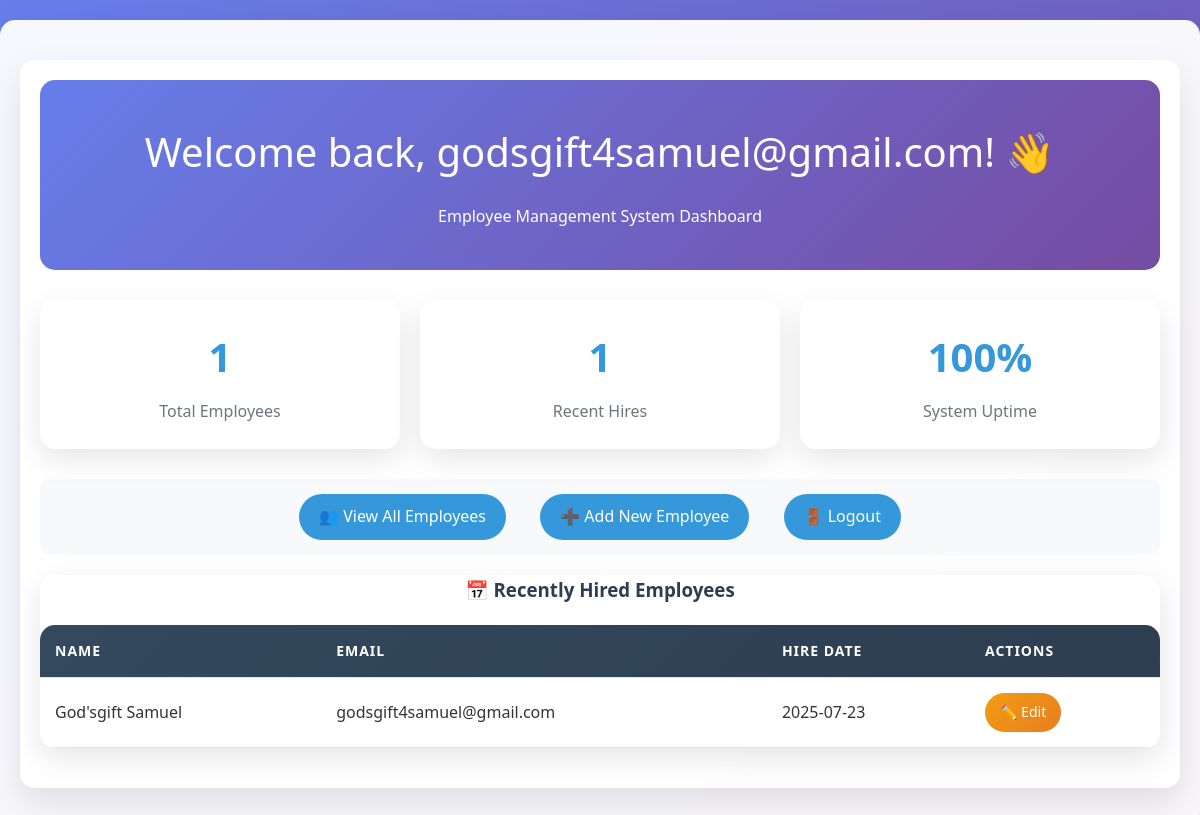
Page /dashboard (signed in) on the earlier database version.
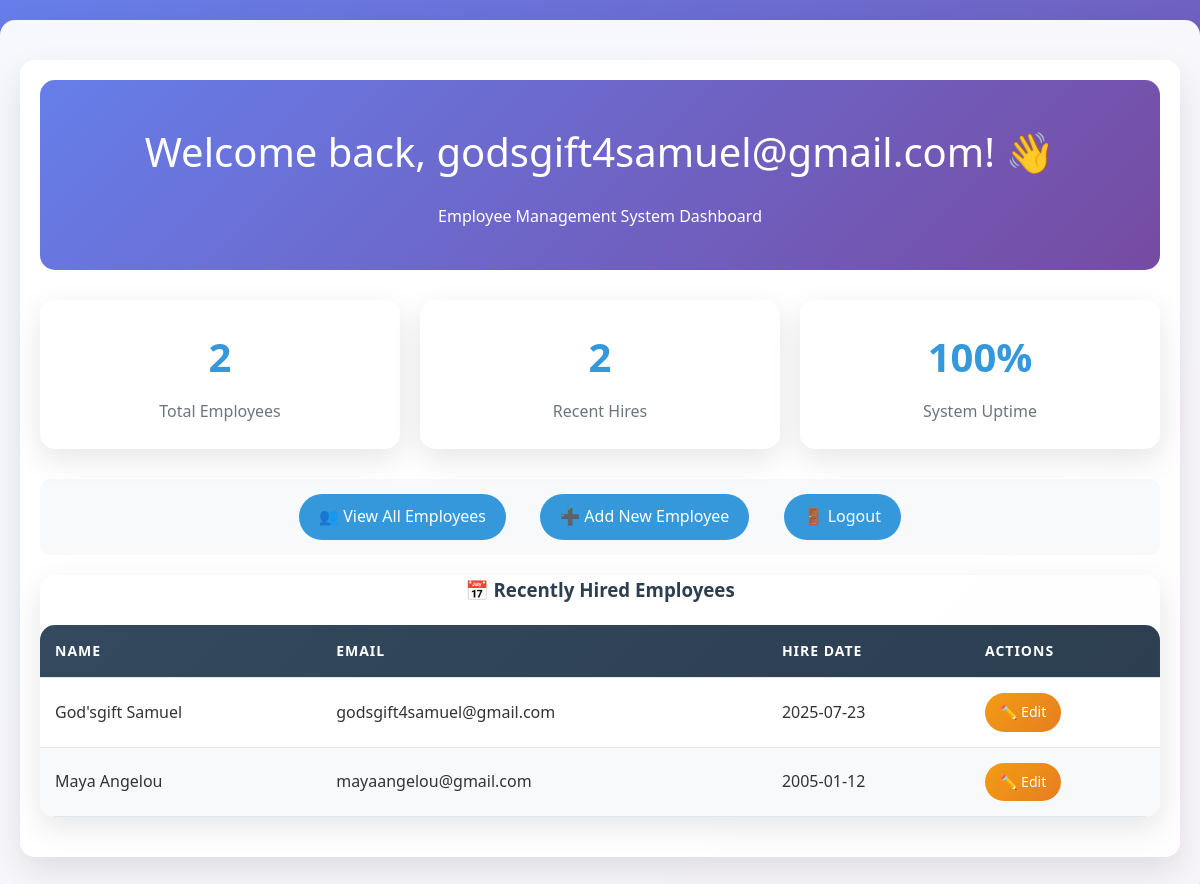
Same page on the later database version.
### app.py (models this page shows, shortened)
class User(db.Model, UserMixin):
    id = db.Column(db.Integer, primary_key=True)
    username = db.Column(db.String(20), unique=True, nullable=False)
    email = db.Column(db.String(120), unique=True, nullable=False)
    password_hash = db.Column(db.String(128), nullable=False)

class Employee(db.Model):
    id = db.Column(db.Integer, primary_key=True)
    first_name = db.Column(db.String(100), nullable=False)
    last_name = db.Column(db.String(100), nullable=False)
    email = db.Column(db.String(120), unique=True, nullable=False)
    phone = db.Column(db.String(20), nullable=False)
    hire_date = db.Column(db.DateTime, nullable=False, default=datetime.utcnow)

### app.py (the view)
@app.route("/dashboard")
@login_required
def dashboard():
    total_employees = Employee.query.count()
    recent_employees = Employee.query.order_by(Employee.hire_date.desc()).limit(5).all()
    return render_template("dashboard.html",
                           total_employees=total_employees,
                           recent_employees=recent_employees)

### app.py (called while the page is built)
@login_manager.user_loader
def load_user(user_id):
    return User.query.get(int(user_id))

### templates/dashboard.html (shortened to what this page needs)
{% extends "base.html" %}
{% block content %}
<div class="container">
    <div class="dashboard-welcome">
        <h1>Welcome back, {{ current_user.username }}! 👋</h1>
        <p>Employee Management System Dashboard</p>
    </div>
    <div class="stats-grid">
        <div class="stat-card">
            <div class="stat-number">{{ total_employees }}</div>
            <div class="stat-label">Total Employees</div>
        </div>
        <div class="stat-card">
            <div class="stat-number">{{ recent_employees|length }}</div>
            <div class="stat-label">Recent Hires</div>
        </div>
        <div class="stat-card">
            <div class="stat-number">100%</div>
            <div class="stat-label">System Uptime</div>
        </div>
    </div>
    <div class="nav-links">
        <a href="/employees" class="btn btn-success">👥 View All Employees</a>
        <a href="/add_employee" class="btn">➕ Add New Employee</a>
        <a href="/logout" class="btn btn-danger">🚪 Logout</a>
    </div>
    {% if recent_employees %}
    <div class="table-container">
        <h3 style="margin-bottom: 20px; color: #2c3e50;">📅 Recently Hired Employees</h3>
        <table>
            <thead>
                <tr>
                    <th>Name</th>
                    <th>Email</th>
                    <th>Hire Date</th>
                    <th>Actions</th>
                </tr>
            </thead>
            <tbody>
                {% for employee in recent_employees %}
                <tr>
                    <td>{{ employee.first_name }} {{ employee.last_name }}</td>
                    <td>{{ employee.email }}</td>
                    <td>{{ employee.hire_date.strftime("%Y-%m-%d") }}</td>
                    <td>
                        <div class="action-buttons">
                            <a href="/edit_employee/{{ employee.id }}" class="edit-btn">✏️ Edit</a>
                        </div>
                    </td>
                </tr>
                {% endfor %}
            </tbody>
        </table>
    </div>
    {% else %}
    <div class="empty-state">
        <h3>No employees yet</h3>
        <p>Start building your team by adding your first employee!</p>
        <a href="/add_employee" class="btn btn-success">➕ Add Your First Employee</a>
    </div>
    {% endif %}
</div>
{% endblock %}

### templates/base.html (shortened to what this page needs)
<!DOCTYPE html>
<html lang="en">
<head>
    <link rel="stylesheet" href="{{ url_for('static', filename='style.css') }}">
</head>
<body>
    <div class="container">
        {% block content %}{% endblock %}
    </div>
</body>
</html>

### static/style.css (style rules this page uses)
* { margin: 0; padding: 0; box-sizing: border-box; }
body { font-family: 'Segoe UI', Tahoma, Geneva, Verdana, sans-serif; line-height: 1.6; color: #333; background: linear-gradient(135deg, #667eea 0%, #764ba2 100%); min-height: 100vh; }
.container { max-width: 1200px; margin: 0 auto; padding: 20px; background: rgba(255, 255, 255, 0.95); border-radius: 15px; box-shadow: 0 15px 35px rgba(0, 0, 0, 0.1); margin-top: 20px; margin-bottom: 20px; }
h1, h2, h3 { color: #2c3e50; margin-bottom: 20px; text-align: center; }
h1 { font-size: 2.5em; font-weight: 300; border-bottom: 3px solid #3498db; padding-bottom: 10px; }
.nav-links { text-align: center; margin: 20px 0; padding: 15px; background: #f8f9fa; border-radius: 10px; }
.nav-links a { display: inline-block; margin: 0 15px; padding: 10px 20px; background: #3498db; color: white; text-decoration: none; border-radius: 25px; transition: all 0.3s ease; font-weight: 500; }
button, .btn { background: linear-gradient(135deg, #3498db, #2980b9); color: white; padding: 12px 30px; border: none; border-radius: 25px; cursor: pointer; font-size: 16px; font-weight: 600; transition: all 0.3s ease; text-decoration: none; display: inline-block; margin: 5px; }
.btn-danger { background: linear-gradient(135deg, #e74c3c, #c0392b); }
.btn-success { background: linear-gradient(135deg, #27ae60, #229954); }
.table-container { overflow-x: auto; margin: 20px 0; border-radius: 15px; box-shadow: 0 10px 30px rgba(0, 0, 0, 0.1); }
table { width: 100%; border-collapse: collapse; background: white; border-radius: 15px; overflow: hidden; }
thead { background: linear-gradient(135deg, #34495e, #2c3e50); color: white; }
th, td { padding: 15px; text-align: left; border-bottom: 1px solid #e1e8ed; }
th { font-weight: 600; font-size: 14px; text-transform: uppercase; letter-spacing: 1px; }
tbody tr { transition: all 0.3s ease; }
tbody tr:nth-child(even) { background: #f8f9fa; }
.action-buttons { display: flex; gap: 10px; align-items: center; }
.action-buttons a, .action-buttons button { padding: 8px 15px; font-size: 14px; border-radius: 20px; text-decoration: none; border: none; cursor: pointer; transition: all 0.3s ease; }
.edit-btn { background: linear-gradient(135deg, #f39c12, #e67e22); color: white; }
.dashboard-welcome { text-align: center; padding: 40px 20px; background: linear-gradient(135deg, #667eea 0%, #764ba2 100%); color: white; border-radius: 15px; margin-bottom: 30px; }
.dashboard-welcome h1 { color: white; border: none; margin-bottom: 10px; }
.stats-grid { display: grid; grid-template-columns: repeat(auto-fit, minmax(250px, 1fr)); gap: 20px; margin: 30px 0; }
.stat-card { background: white; padding: 25px; border-radius: 15px; box-shadow: 0 10px 30px rgba(0, 0, 0, 0.1); text-align: center; transition: transform 0.3s ease; }
.stat-number { font-size: 2.5em; font-weight: bold; color: #3498db; margin-bottom: 10px; }
.stat-label { color: #6c757d; font-weight: 500; }

Differences in the rows shown:
added Employee: first_name "Maya", last_name "Angelou", email "mayaangelou@gmail.com", hire_date "2005-01-12"
Other differences:
{{ total_employees }}: "1" → "2"
{{ recent_employees|length }}: "1" → "2"
